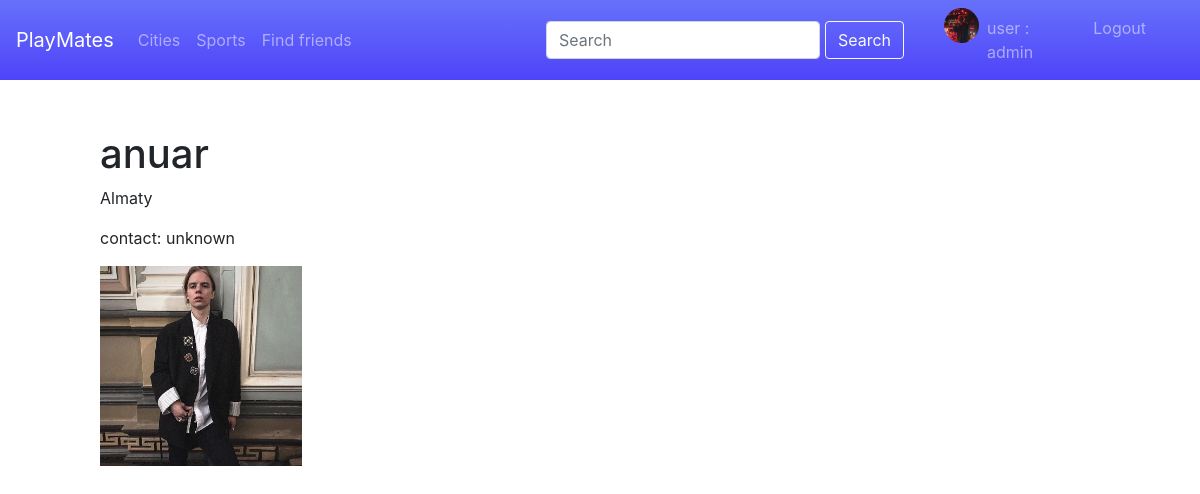
The app's page /profile/2/ (signed in) with its own data.
### users/models.py (models this page shows, shortened)
class Profile(models.Model):
	user = models.OneToOneField(User, on_delete=models.CASCADE)
	address = models.CharField(max_length=150)
	image = models.ImageField(default='default.jpg', upload_to='profile_pics/')
	contact = models.CharField(max_length=150, default='unknown')
	profile_events = models.ManyToManyField('Event', blank=True, related_name='profiles')

### users/views.py (the view)
# urls.py: path('profile/<str:id>/', views.profile_detail, name='profile_detail_url'),
def profile_detail(request, id):
	profile = Profile.objects.get(id__iexact=id)
	return render(request, 'profile_detail.html', context= {'profile': profile})

### users/templates/profile_detail.html (shortened to what this page needs)
{% extends "header.html" %}
{% block content %}
<h1>{{profile.user.username}}</h1>
    <p>{{profile.address}}</p>
    <p>contact: {{profile.contact}}</p>
    <img src="{{profile.image.url}}" style="height: 200px">
{% endblock %}

### templates/header.html (shortened to what this page needs)
<!DOCTYPE html>
<html lang="en">
<head>
    <link rel="stylesheet" href="static/bootstrap-4.4.1-dist/css/bootstrap.min.css">
</head>
<body>
    <nav class="navbar navbar-dark navbar-expand-sm bg-my" style="background:  linear-gradient(#6771fb, #4e43f9);">
        <a href="{% url 'index' %}" class="navbar-brand mr-10">PlayMates</a>
        <div class="collapse navbar-collapse navbarMenu">
            <ul class="navbar-nav mr-auto">
                <li class="nav-item ">
                    <a class="links nav-link" href="{% url 'cities' %}">Cities</a>
                </li>
                <li class="nav-item ">
                    <a class="links nav-link" href="{% url 'sports' %}">Sports</a>
                </li>
                <li class="nav-item ">
                    <a class="links nav-link" href="{% url 'users' %}">Find friends</a>
                </li>
            </ul>
        </div>
        <form class="form-inline navbar-collapse collapse navbarMenu justify-content-end ml-auto" style="margin-right:10px ;">
            <input class="form-control" type="search" style="min-width: 30%; max-width: 70%; margin-right: 5px;" placeholder="Search" aria-label="Search">
            <button class="btn btn-outline-light my-1 my-sm-0" type="submit">Search</button>
        </form>
        <div class="navbar-collapse collapse justify-content-end" style=" max-width:270px">
            <ul class="navbar-nav " style="margin-left:30px ; margin-right:30px;">
                <li class="nav-item ">
                    {% if user.is_authenticated %}
                    <img src="{{user.profile.image.url}}" style="border-radius: 50%; width: 35px; height: 35px;" alt="">
                </li>
                <li class="nav-item ">
                    <a class="links nav-link" href="{% url 'profile' %}">user :  {{user.username}}</a>
                </li>
                <li class="nav-item ">
                    <a class="links nav-link" href="{% url 'logout' %}">Logout</a>
                </li>
                {% endif %}
            </ul>
        </div>
    </nav>
    <div style="margin: 50px; margin-left: 100px;">
      {% block content %}
    {% endblock %}
    </div>
</body>
</html>

### records on screen
Profile: user.username "anuar", address "Almaty", contact "unknown", image (picture)

### other values on screen
{{ user.username }} "admin"
